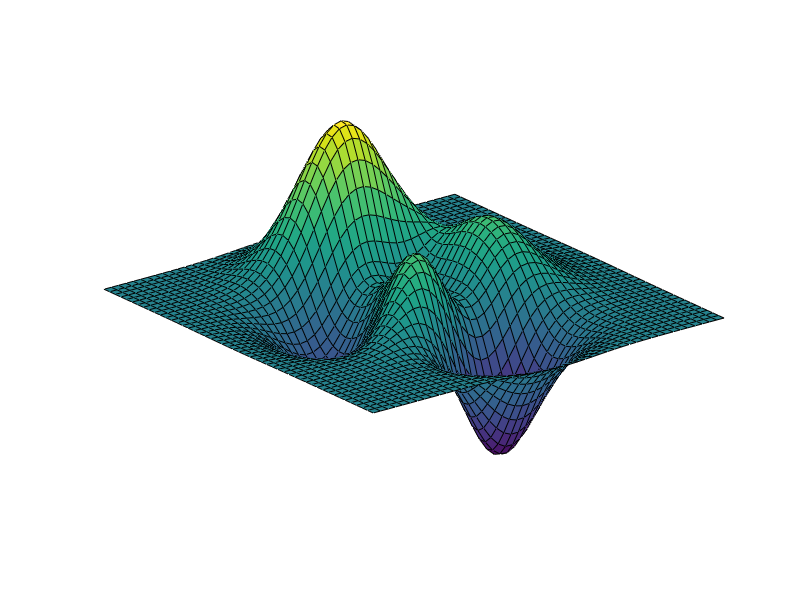

This chart was generated by the following MATLAB code: (Note: this script raises an error after producing the figure.)
Z = peaks;
surf(Z)
axis tight
set(gca,'nextplot','replacechildren','visible','off')
f = getframe;
[im,map] = rgb2ind(f.cdata,256,'nodither');
im(1,1,1,20) = 0;
for k = 1:20
  surf(cos(2*pi*k/20)*Z,Z)
  f = getframe;
  im(:,:,1,k) = rgb2ind(f.cdata,map,'nodither');
end
imwrite(im,map,'DancingPeaks.gif','DelayTime',0,'LoopCount',inf) %g443800